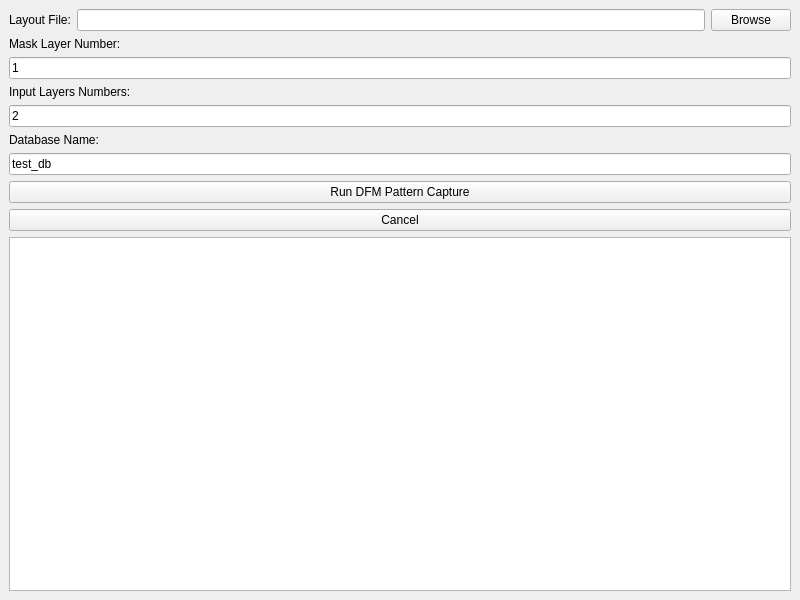
<?xml version="1.0" encoding="UTF-8"?>
<ui version="4.0">
 <class>BatchPatternCapture</class>
 <widget class="QMainWindow" name="BatchPatternCapture">
  <property name="geometry">
   <rect>
    <x>0</x>
    <y>0</y>
    <width>800</width>
    <height>600</height>
   </rect>
  </property>
  <property name="windowTitle">
   <string>Batch Pattern Capture</string>
  </property>
  <widget class="QWidget" name="centralWidget">
   <layout class="QVBoxLayout" name="centralLayout">
    <item>
     <layout class="QHBoxLayout" name="fileLayout">
      <item>
       <widget class="QLabel" name="layoutFileLabel">
        <property name="text">
         <string>Layout File:</string>
        </property>
       </widget>
      </item>
      <item>
       <widget class="QLineEdit" name="layoutFileEdit"/>
      </item>
      <item>
       <widget class="QPushButton" name="browseButton">
        <property name="text">
         <string>Browse</string>
        </property>
       </widget>
      </item>
     </layout>
    </item>
    <item>
     <widget class="QLabel" name="maskLayerLabel">
      <property name="text">
       <string>Mask Layer Number:</string>
      </property>
     </widget>
    </item>
    <item>
     <widget class="QLineEdit" name="maskLayerEdit">
      <property name="text">
       <string>1</string>
      </property>
     </widget>
    </item>
    <item>
     <widget class="QLabel" name="inputLayersLabel">
      <property name="text">
       <string>Input Layers Numbers:</string>
      </property>
     </widget>
    </item>
    <item>
     <widget class="QLineEdit" name="inputLayersEdit">
      <property name="text">
       <string>2</string>
      </property>
     </widget>
    </item>
    <item>
     <widget class="QLabel" name="dbNameLabel">
      <property name="text">
       <string>Database Name:</string>
      </property>
     </widget>
    </item>
    <item>
     <widget class="QLineEdit" name="dbNameEdit">
      <property name="text">
       <string>test_db</string>
      </property>
     </widget>
    </item>
    <item>
     <widget class="QPushButton" name="runButton">
      <property name="text">
       <string>Run DFM Pattern Capture</string>
      </property>
     </widget>
    </item>
    <item>
     <widget class="QPushButton" name="cancelButton">
      <property name="text">
       <string>Cancel</string>
      </property>
     </widget>
    </item>
    <item>
     <widget class="QTextEdit" name="logText">
      <property name="readOnly">
       <bool>true</bool>
      </property>
     </widget>
    </item>
   </layout>
  </widget>
 </widget>
 <resources/>
 <connections/>
</ui>
